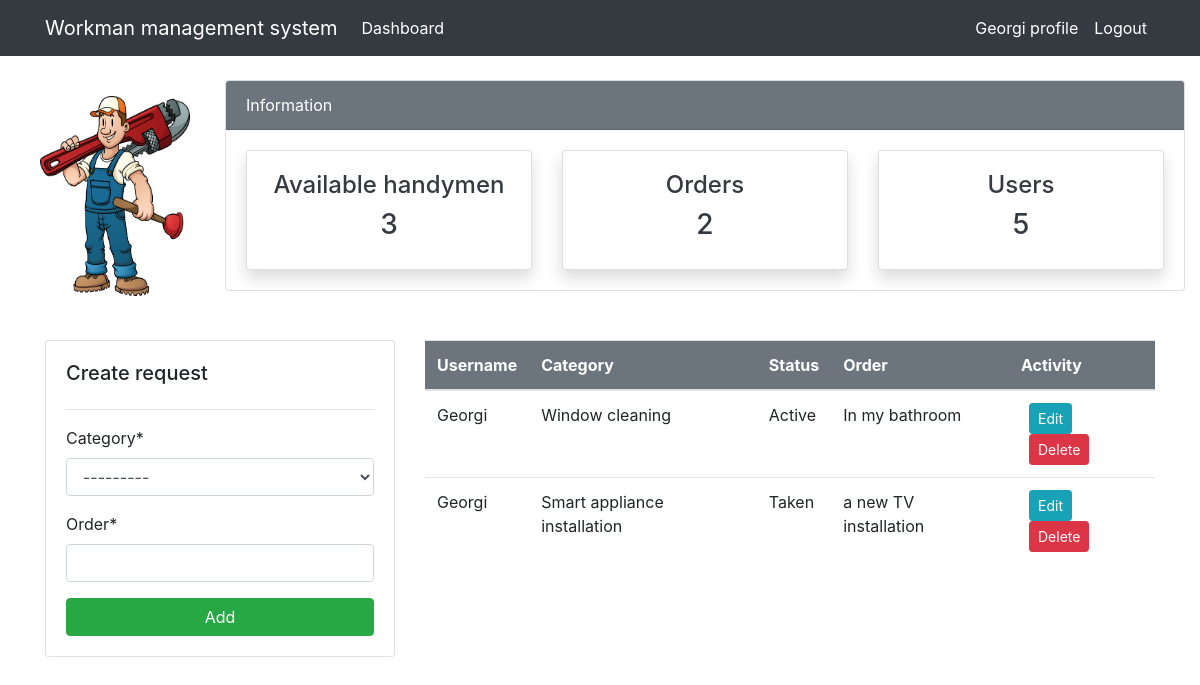
Screenshot of /orders/ (signed in) with the database file from the repository.
### gui/models.py (models this page shows, shortened)
class Order(models.Model):
    owner = models.ForeignKey(User, on_delete=models.CASCADE, null=True)
    category = models.CharField(max_length=80, choices=CATEGORY, null=True)
    order = models.CharField(max_length=150, null=True)
    status = models.CharField(choices=STATUS_CHOICE, max_length=20, null=True)

### gui/views.py (the view)
# urls.py: path('orders/', views.orders, name='gui-orders'),
@login_required(login_url='users-login')
def orders(request):
    order_requests = Order.objects.all()
    users_count = get_user_model().objects.all().count()
    staff_count = get_user_model().objects.filter(is_staff=True).filter(is_superuser=False).count()
    all_count = Order.objects.all().count()
    order_count = Order.objects.filter(owner=request.user).count()
    curr = order_requests.filter(owner=request.user)
    if request.method == 'POST':
        form = OrderForm(request.POST)
        if form.is_valid():
            result = form.save()
            result.owner = request.user
            result.status = "Active"
            result.save()
            return redirect('gui-orders')
    else:
        form = OrderForm()
    context = {
        'all_count':all_count,
        'curr': curr,
        'order_requests': order_requests,
        'form': form,
        'users_count': users_count-staff_count-1,
        'staff_count': staff_count,
        'order_count': order_count,
    }
    return render(request, 'gui/orders.html', context)

### gui/issue_request.py
class OrderForm(forms.ModelForm):
    class Meta:
        model = Order
        fields = ['category', 'order']

### templates/gui/orders.html (shortened to what this page needs)
{% extends 'partials/base.html' %}
{% load crispy_forms_tags %}
{% block content1 %}
{% load static %}
    <img style="float: left; margin: 40px 20px 20px 40px;" src="{% static '/craftman.png' %}" alt="craftman" width="150" height="200" />
{% include 'partials/board.html' %}
{% endblock %}
{% block content %}
<div class="row my-4">
    <div class="col-md-4">
        {% if user.is_authenticated and user.is_active and not user.is_staff%}
        <div class="card card-body">
            <h5>Create request</h5>
            <hr>
            <form method="POST">
                {{ form|crispy }}
                <input class="btn btn-success btn-block" type="submit" value="Add">
            </form>
        </div>
        {% endif %}
    </div>
    <div class="col-md-8">
        <table class="table bg-white">
            <thead class="bg-secondary text-white">
                <tr>
                    <th scope="col">Username</th>
                    <th scope="col">Category</th>
                    <th scope="col">Status</th>
                    <th scope="col">Order</th>
                    <th scope="col">Activity</th>
                </tr>
            </thead>
            {% if user.is_active and not user.is_staff %}
            <tbody>
                {% for request in curr %}
                <tr>
                    <td>{{ request.owner }}</td>
                    <td>{{ request.category }}</td>
                    <td>{{ request.status }}</td>
                    <td>{{ request.order }}</td>
                    <td>
                        <a class="btn btn-info btn-sm ml-2"
                        href="{% url 'gui-orders-update' request.id %}">Edit</a>
                        <a class="btn btn-danger btn-sm ml-2"
                            href="{% url 'gui-orders-delete' request.id %}">Delete</a>
                    </td>
                </tr>
                {% endfor %}
            </tbody>
            {% endif %}
        </table>
    </div>
</div>
{% endblock %}

### templates/partials/nav.html (shortened to what this page needs)
<nav class="navbar navbar-expand-lg navbar-dark bg-dark">
    <div class="container">
        {% if user.is_authenticated %}
        <a class="navbar-brand text-white" href="{% url 'gui-index' %}">Workman management system</a>
        <div class="collapse navbar-collapse" id="navbarSupportedContent">
            <ul class="navbar-nav mr-auto">
                <li class="nav-item active">
                    <a class="nav-link text-white" href="{% url 'gui-index' %}">Dashboard</a>
                </li>
            </ul>
            <ul class="navbar-nav ml-auto">
                <li class="nav-item active">
                    <a class="nav-link text-white">{{ user.username }} profile</a>
                </li>
                <li class="nav-item">
                    <a class="nav-link text-white" href="{% url 'users-logout' %}">Logout</a>
                </li>
            </ul>
            {% endif %}
        </div>
    </div>
</nav>

### rows the page displays
Order: owner "Georgi", category "Window cleaning", status "Active", order "In my bathroom"
Order: owner "Georgi", category "Smart appliance installation", status "Taken", order "a new TV installation"

### other values shown
{{ user.username }} "Georgi"
{{ staff_count }} "3"
{{ order_count }} "2"
{{ users_count }} "5"
